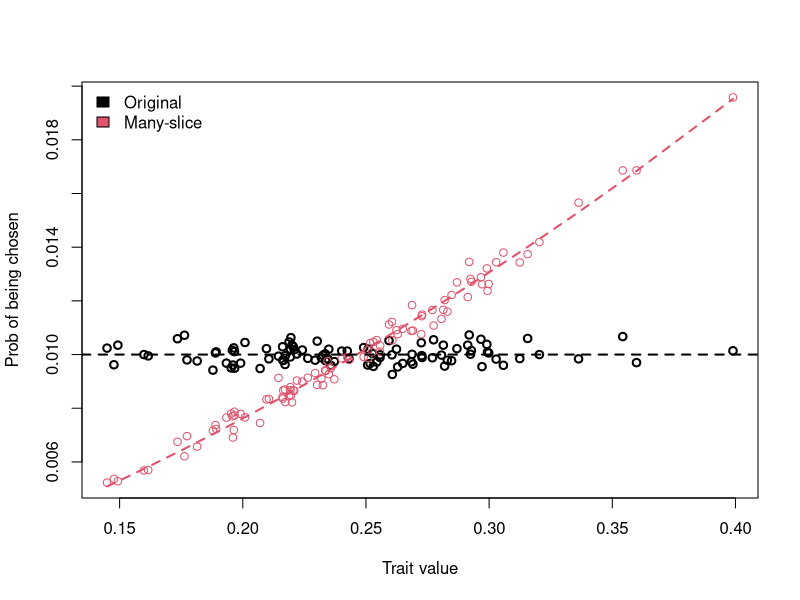
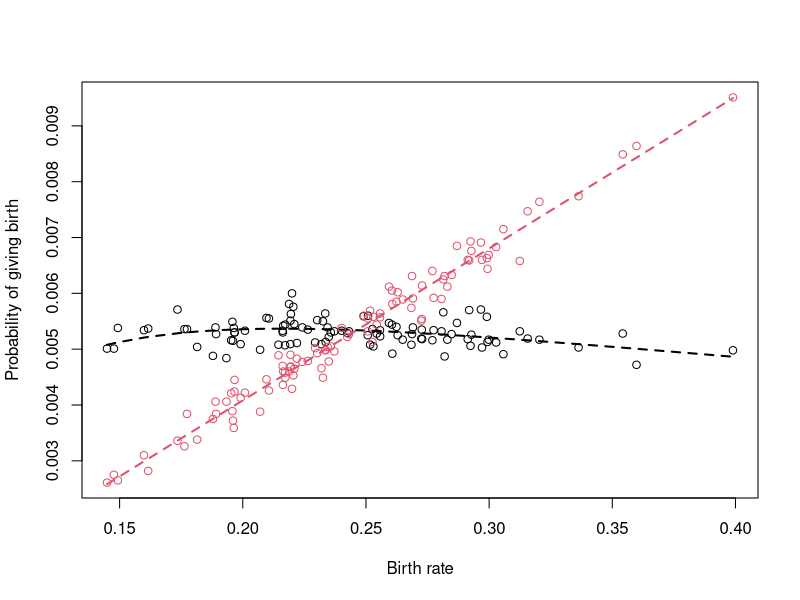
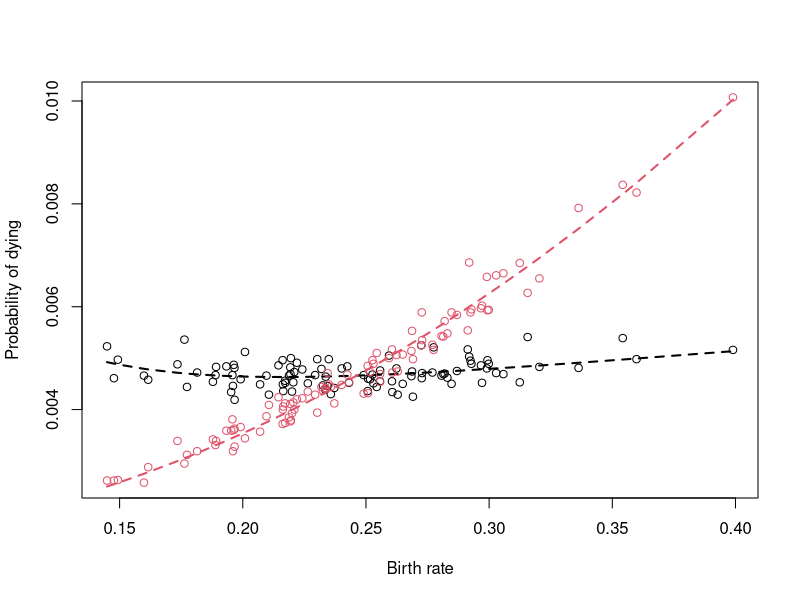
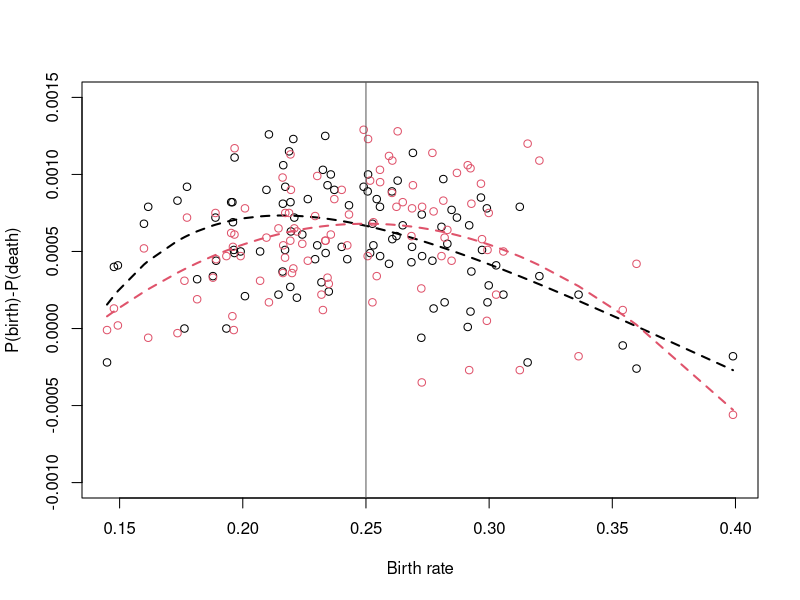
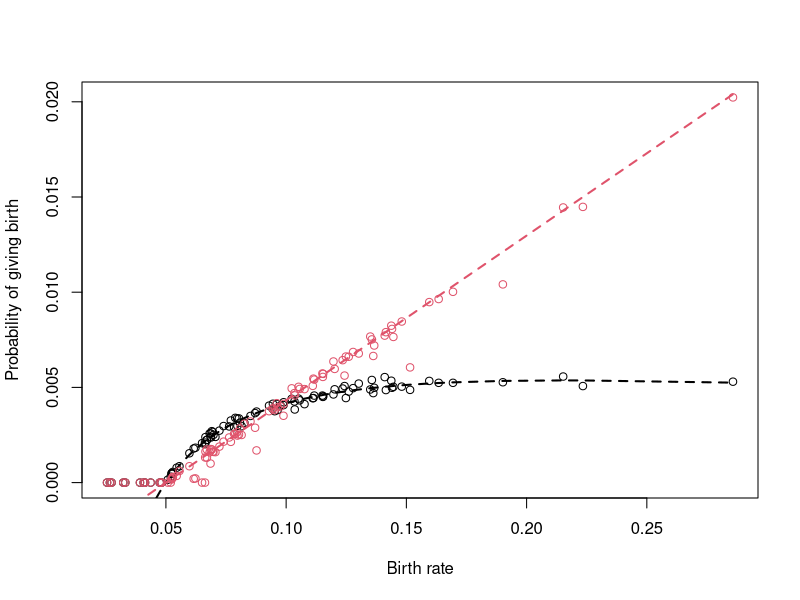
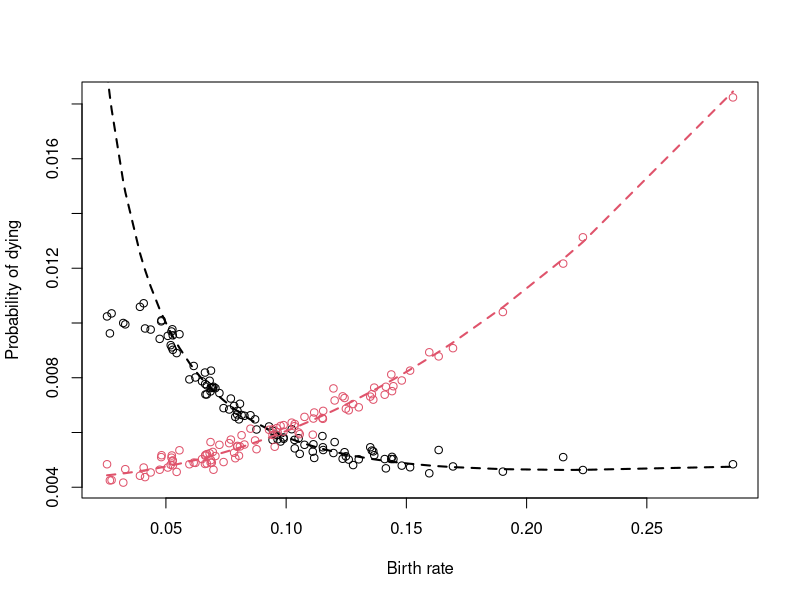
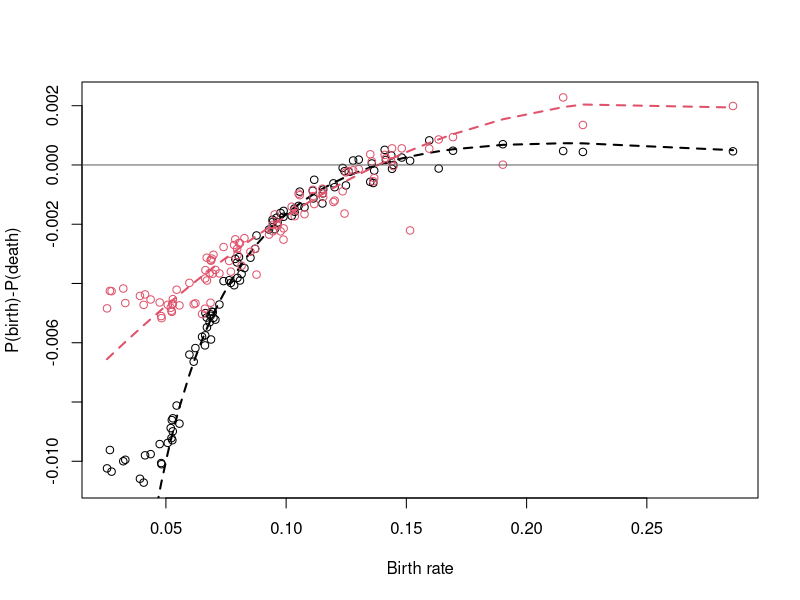
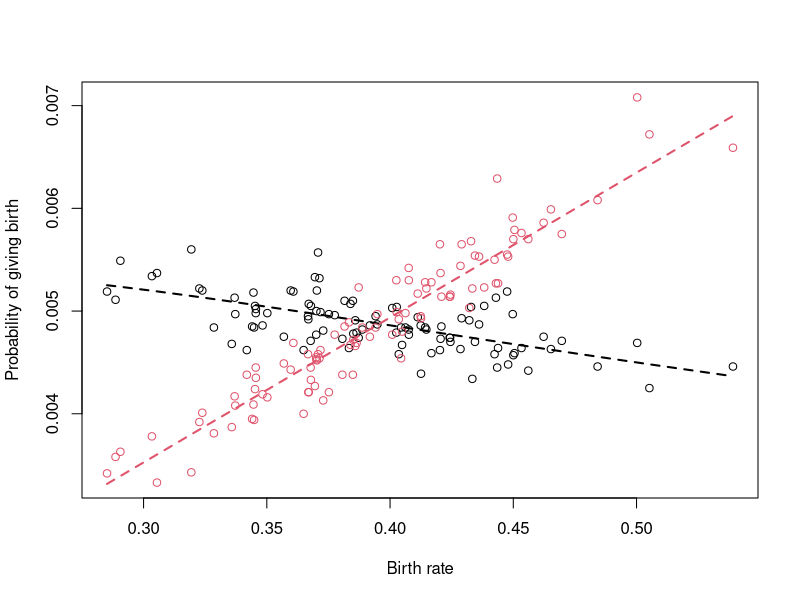

Write the R code that produced these figures, in order.
## ---- chunk 1
knitr::opts_chunk$set(echo = TRUE)
library(tidyverse)
## ---- chunk 2

pick_individuals <- function(N0, traitmean, traitsd) {
  mu <- log(traitmean^2 / sqrt(traitsd^2+traitmean^2))
  sigma <- sqrt(log(traitsd^2/traitmean^2 + 1))
  ## record this initial distribution in the output
  return(rlnorm(N0, meanlog=mu, sdlog=sigma))
}

## generate many different individuals
set.seed(10010)
b <- pick_individuals(100, 0.25, 0.05)

## simulate the choosing of individuals and events under both GEM formulations many, many times and confirm that the probabilities of any individual being chosen match the expectation derived above
s <- 2
bs <- ds <- 5e-4
data.frame(ind=sample(1:length(b), 1e5, replace=TRUE), ## pick individuals at random
           rand=runif(1e5), ## draw a random number
           birth=rep(0,1e5),
           death=rep(0,1e5)) %>% 
  mutate(birth=ifelse(rand > (b[ind]-bs*length(b))/(b[ind]-bs*length(b)+s*b[ind]^2+ds*length(b)), 0, 1), ## compare the random number to the relative rate of birth
         death=ifelse(birth==0,1,0)) -> events
  
## Alternative GEM
events2 <- array(NA, dim=c(1e5,3))
## create the "wheel" of fortune cumsum'ing all of the individual per-capita rates
brates <- b-bs*length(b)
drates <- s*b^2+ds*length(b)
rates <- c(brates, drates)
wheel <- cumsum(rates)/sum(rates)
for (i in 1:1e5) {
  ## choose an individual and event at random
  rand <- runif(1)
  ## who does the event happen to?
  ind <- ifelse(min(which(rand < wheel)) <= length(b),
                min(which(rand < wheel)),
                min(which(rand < wheel))-length(b))
  ## which event happens?
  birth <- death <- 0
  if (rand <= sum(brates)/sum(rates))
    birth <- 1
  else death <- 1
  events2[i,] <- c(ind,birth,death)
}
events2 <- as.data.frame(events2)
colnames(events2) <- c("ind","birth","death")

## ---- chunk 3
## what is the probability of being chosen to play, given the individual's trait, for each GEM formulation?
s <- 2
bs <- ds <- 5e-4
plot(sort(b), as.numeric(table(events[,1])[order(b)])/1e5, ylim=range(table(events2[,1]))/1e5, lwd=2, xlab="Trait value", ylab="Prob of being chosen")
points(sort(b), as.numeric(table(events2[,1])[order(b)])/1e5, col=2)
## what is the expectation, based on the calculations above?
abline(h=1/100, lty=2, lwd=2)
lines(sort(b), (sort(b)-bs*length(b)+s*sort(b)^2+ds*length(b))/sum((sort(b)-bs*length(b)+s*sort(b)^2+ds*length(b))), lty=2, col=2, lwd=2)
legend(x='topleft',legend=c("Original","Many-slice"), fill=c(1,2),bty='n')
  
## ---- chunk 4
## what is the probability of giving birth or dying, given the individual's trait, for each GEM formulation?
library(tidyverse)
events %>% group_by(ind) %>% summarise(pbirth=sum(birth)/1e5, pdeath=sum(death)/1e5) %>% as.data.frame -> event_probs
events2 %>% group_by(ind) %>% summarise(pbirth=sum(birth)/1e5, pdeath=sum(death)/1e5) %>% as.data.frame -> event_probs2

## observed probabilities of giving birth in the original gem
plot(sort(b), event_probs[order(b),"pbirth"], ylim=range(event_probs2[order(b),"pbirth"]), xlab="Birth rate", ylab="Probability of giving birth")
## expected probability of giving birth, based on the above
lines(sort(b), (sort(b)-bs*length(b))/((sort(b)-bs*length(b)+s*sort(b)^2+ds*length(b))*length(b)), lwd=2, lty=2)
## observed probabilities of giving birth in the many-slice gem
points(sort(b), event_probs2[order(b),"pbirth"], col=2)
## expected probabilities 
lines(sort(b), (sort(b)-bs*length(b))/(sum(sort(b)-bs*length(b)+s*sort(b)^2+ds*length(b))), lwd=2, lty=2, col=2)

## observed probabilities of dying in the original gem
plot(sort(b), event_probs[order(b),"pdeath"], ylim=range(event_probs2[order(b),"pdeath"]), xlab="Birth rate", ylab="Probability of dying")
## expected probability of giving birth, based on the above
lines(sort(b), (s*sort(b)^2+ds*length(b))/((sort(b)-bs*length(b)+s*sort(b)^2+ds*length(b))*length(b)), lwd=2, lty=2)
## observed probabilities of giving birth in the many-slice gem
points(sort(b), event_probs2[order(b),"pdeath"], col=2)
## expected probabilities 
lines(sort(b), (s*sort(b)^2+ds*length(b))/(sum(sort(b)-bs*length(b)+s*sort(b)^2+ds*length(b))), lwd=2, lty=2, col=2)

## ---- chunk 5
mutate(event_probs, fitness=pbirth-pdeath) -> event_probs
mutate(event_probs2, fitness=pbirth-pdeath) -> event_probs2
## observed "fitness"
plot(sort(b), event_probs[order(b),"fitness"], ylim=c(-0.001,0.0015), xlab="Birth rate", ylab="P(birth)-P(death)")
## expected fitness
lines(sort(b), (sort(b)-bs*length(b)-(s*sort(b)^2+ds*length(b)))/((sort(b)-bs*length(b)+(s*sort(b)^2+ds*length(b)))*length(b)), lwd=2, lty=2)
points(sort(b), event_probs2[order(b),"fitness"], col=2)
lines(sort(b), (sort(b)-bs*length(b)-(s*sort(b)^2+ds*length(b)))/(sum(sort(b)-bs*length(b)+(s*sort(b)^2+ds*length(b)))), lwd=2, lty=2, col=2)
abline(v=0.25, col=gray(0.35))


## ---- chunk 6
## generate many different individuals
set.seed(10010)
b <- pick_individuals(100, 0.1, 0.05)

## fast version of generating the original GEM
data.frame(ind=sample(1:length(b), 1e5, replace=TRUE), ## pick individuals at random
           rand=runif(1e5), ## draw a random number
           birth=rep(0,1e5),
           death=rep(0,1e5)) %>% 
  mutate(birth=ifelse(rand > (b[ind]-bs*length(b))/(b[ind]-bs*length(b)+s*b[ind]^2+ds*length(b)), 0, 1), ## compare the random number to the relative rate of birth
         death=ifelse(birth==0,1,0)) -> events3

## Alternative GEM
events4 <- array(NA, dim=c(1e5,3))
## create the "wheel" of fortune cumsum'ing all of the individual per-capita rates
brates <- b-bs*length(b)
drates <- s*b^2+ds*length(b)
rates <- c(brates, drates)
wheel <- cumsum(rates)/sum(rates)
for (i in 1:1e5) {
  ## choose an individual and event at random
  rand <- runif(1)
  ## who does the event happen to?
  ind <- ifelse(min(which(rand < wheel)) <= length(b),
                min(which(rand < wheel)),
                min(which(rand < wheel))-length(b))
  ## which event happens?
  birth <- death <- 0
  if (rand <= sum(brates)/sum(rates))
    birth <- 1
  else death <- 1
  events4[i,] <- c(ind,birth,death)
}
events4 <- as.data.frame(events4)
colnames(events4) <- c("ind","birth","death")

## what is the probability of giving birth or dying, given the individual's trait, for each GEM formulation?
events3 %>% group_by(ind) %>% summarise(pbirth=sum(birth)/1e5, pdeath=sum(death)/1e5) %>% as.data.frame -> event_probs
events4 %>% group_by(ind) %>% summarise(pbirth=sum(birth)/1e5, pdeath=sum(death)/1e5) %>% as.data.frame -> event_probs2

## observed probabilities of giving birth in the original gem
plot(sort(b), event_probs[order(b),"pbirth"], ylim=range(event_probs2[order(b),"pbirth"]), xlab="Birth rate", ylab="Probability of giving birth")
## expected probability of giving birth, based on the above
lines(sort(b), (sort(b)-bs*length(b))/((sort(b)-bs*length(b)+s*sort(b)^2+ds*length(b))*length(b)), lwd=2, lty=2)
## observed probabilities of giving birth in the many-slice gem
points(sort(b), event_probs2[order(b),"pbirth"], col=2)
## expected probabilities 
lines(sort(b), (sort(b)-bs*length(b))/(sum(sort(b)-bs*length(b)+s*sort(b)^2+ds*length(b))), lwd=2, lty=2, col=2)

## observed probabilities of dying in the original gem
plot(sort(b), event_probs[order(b),"pdeath"], ylim=range(event_probs2[order(b),"pdeath"]), xlab="Birth rate", ylab="Probability of dying")
## expected probability of giving birth, based on the above
lines(sort(b), (s*sort(b)^2+ds*length(b))/((sort(b)-bs*length(b)+s*sort(b)^2+ds*length(b))*length(b)), lwd=2, lty=2)
## observed probabilities of giving birth in the many-slice gem
points(sort(b), event_probs2[order(b),"pdeath"], col=2)
## expected probabilities 
lines(sort(b), (s*sort(b)^2+ds*length(b))/(sum(sort(b)-bs*length(b)+s*sort(b)^2+ds*length(b))), lwd=2, lty=2, col=2)

mutate(event_probs, fitness=pbirth-pdeath) -> event_probs
mutate(event_probs2, fitness=pbirth-pdeath) -> event_probs2
## observed "fitness"
plot(sort(b), event_probs[order(b),"fitness"], xlab="Birth rate", ylab="P(birth)-P(death)", ylim=range(c(event_probs[,"fitness"],event_probs2[,"fitness"])))
## expected fitness
lines(sort(b), (sort(b)-bs*length(b)-(s*sort(b)^2+ds*length(b)))/((sort(b)-bs*length(b)+(s*sort(b)^2+ds*length(b)))*length(b)), lwd=2, lty=2)
points(sort(b), event_probs2[order(b),"fitness"], col=2)
lines(sort(b), (sort(b)-bs*length(b)-(s*sort(b)^2+ds*length(b)))/(sum(sort(b)-bs*length(b)+(s*sort(b)^2+ds*length(b)))), lwd=2, lty=2, col=2)
abline(h=0, col=gray(0.35))

## ---- chunk 7
## generate many different individuals
set.seed(10010)
b <- pick_individuals(100, 0.4, 0.05)

## fast version of generating the original GEM
data.frame(ind=sample(1:length(b), 1e5, replace=TRUE), ## pick individuals at random
           rand=runif(1e5), ## draw a random number
           birth=rep(0,1e5),
           death=rep(0,1e5)) %>% 
  mutate(birth=ifelse(rand > (b[ind]-bs*length(b))/(b[ind]-bs*length(b)+s*b[ind]^2+ds*length(b)), 0, 1), ## compare the random number to the relative rate of birth
         death=ifelse(birth==0,1,0)) -> events3

## Alternative GEM
events4 <- array(NA, dim=c(1e5,3))
## create the "wheel" of fortune cumsum'ing all of the individual per-capita rates
brates <- b-bs*length(b)
drates <- s*b^2+ds*length(b)
rates <- c(brates, drates)
wheel <- cumsum(rates)/sum(rates)
for (i in 1:1e5) {
  ## choose an individual and event at random
  rand <- runif(1)
  ## who does the event happen to?
  ind <- ifelse(min(which(rand < wheel)) <= length(b),
                min(which(rand < wheel)),
                min(which(rand < wheel))-length(b))
  ## which event happens?
  birth <- death <- 0
  if (rand <= sum(brates)/sum(rates))
    birth <- 1
  else death <- 1
  events4[i,] <- c(ind,birth,death)
}
events4 <- as.data.frame(events4)
colnames(events4) <- c("ind","birth","death")

## what is the probability of giving birth or dying, given the individual's trait, for each GEM formulation?
events3 %>% group_by(ind) %>% summarise(pbirth=sum(birth)/1e5, pdeath=sum(death)/1e5) %>% as.data.frame -> event_probs
events4 %>% group_by(ind) %>% summarise(pbirth=sum(birth)/1e5, pdeath=sum(death)/1e5) %>% as.data.frame -> event_probs2

## observed probabilities of giving birth in the original gem
plot(sort(b), event_probs[order(b),"pbirth"], ylim=range(event_probs2[order(b),"pbirth"]), xlab="Birth rate", ylab="Probability of giving birth")
## expected probability of giving birth, based on the above
lines(sort(b), (sort(b)-bs*length(b))/((sort(b)-bs*length(b)+s*sort(b)^2+ds*length(b))*length(b)), lwd=2, lty=2)
## observed probabilities of giving birth in the many-slice gem
points(sort(b), event_probs2[order(b),"pbirth"], col=2)
## expected probabilities 
lines(sort(b), (sort(b)-bs*length(b))/(sum(sort(b)-bs*length(b)+s*sort(b)^2+ds*length(b))), lwd=2, lty=2, col=2)

## observed probabilities of dying in the original gem
plot(sort(b), event_probs[order(b),"pdeath"], ylim=range(event_probs2[order(b),"pdeath"]), xlab="Birth rate", ylab="Probability of dying")
## expected probability of giving birth, based on the above
lines(sort(b), (s*sort(b)^2+ds*length(b))/((sort(b)-bs*length(b)+s*sort(b)^2+ds*length(b))*length(b)), lwd=2, lty=2)
## observed probabilities of giving birth in the many-slice gem
points(sort(b), event_probs2[order(b),"pdeath"], col=2)
## expected probabilities 
lines(sort(b), (s*sort(b)^2+ds*length(b))/(sum(sort(b)-bs*length(b)+s*sort(b)^2+ds*length(b))), lwd=2, lty=2, col=2)

mutate(event_probs, fitness=pbirth-pdeath) -> event_probs
mutate(event_probs2, fitness=pbirth-pdeath) -> event_probs2
## observed "fitness"
plot(sort(b), event_probs[order(b),"fitness"], xlab="Birth rate", ylab="P(birth)-P(death)", ylim=range(c(event_probs[,"fitness"],event_probs2[,"fitness"])))
## expected fitness
lines(sort(b), (sort(b)-bs*length(b)-(s*sort(b)^2+ds*length(b)))/((sort(b)-bs*length(b)+(s*sort(b)^2+ds*length(b)))*length(b)), lwd=2, lty=2)
points(sort(b), event_probs2[order(b),"fitness"], col=2)
lines(sort(b), (sort(b)-bs*length(b)-(s*sort(b)^2+ds*length(b)))/(sum(sort(b)-bs*length(b)+(s*sort(b)^2+ds*length(b)))), lwd=2, lty=2, col=2)

